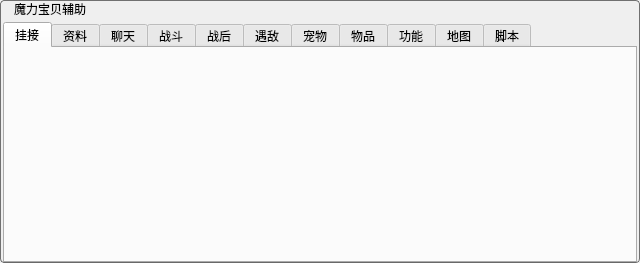
<?xml version="1.0" encoding="UTF-8"?>
<ui version="4.0">
 <class>MLAssistClass</class>
 <widget class="QWidget" name="MLAssistClass">
  <property name="geometry">
   <rect>
    <x>0</x>
    <y>0</y>
    <width>640</width>
    <height>263</height>
   </rect>
  </property>
  <property name="windowTitle">
   <string>MLAssist</string>
  </property>
  <property name="autoFillBackground">
   <bool>false</bool>
  </property>
  <property name="styleSheet">
   <string notr="true">QWidget#MLAssistClass{
	border: 1px solid  rgb(112, 112, 112);
	border-radius: 4px;
}
QScrollBar::vertical{width:7px;}
QScrollBar::horizontal{height:7px;}
QHeaderView::section 
{
	background-color: rgb(166,202,240);
	color: black;	
	border-right: 1px solid rgb(0, 0, 0);
}
QTableCornerButton::section{
	background-color:rgb(166,202,240);
}
QTableView
{
	selection-background-color:lightblue;
	selection-color:Black;
	background-color: rgb(255, 255, 225);
}
</string>
  </property>
  <layout class="QVBoxLayout" name="verticalLayout">
   <property name="leftMargin">
    <number>3</number>
   </property>
   <property name="topMargin">
    <number>2</number>
   </property>
   <property name="rightMargin">
    <number>3</number>
   </property>
   <property name="bottomMargin">
    <number>0</number>
   </property>
   <item>
    <widget class="QWidget" name="widget_title" native="true">
     <property name="maximumSize">
      <size>
       <width>16777215</width>
       <height>14</height>
      </size>
     </property>
     <layout class="QHBoxLayout" name="horizontalLayout">
      <property name="spacing">
       <number>6</number>
      </property>
      <property name="topMargin">
       <number>0</number>
      </property>
      <property name="rightMargin">
       <number>0</number>
      </property>
      <property name="bottomMargin">
       <number>0</number>
      </property>
      <item>
       <widget class="QLabel" name="label_title">
        <property name="text">
         <string>魔力宝贝辅助</string>
        </property>
       </widget>
      </item>
      <item>
       <spacer name="horizontalSpacer">
        <property name="orientation">
         <enum>Qt::Horizontal</enum>
        </property>
        <property name="sizeHint" stdset="0">
         <size>
          <width>700</width>
          <height>20</height>
         </size>
        </property>
       </spacer>
      </item>
      <item>
       <widget class="QPushButton" name="pushButton_min">
        <property name="minimumSize">
         <size>
          <width>14</width>
          <height>14</height>
         </size>
        </property>
        <property name="maximumSize">
         <size>
          <width>14</width>
          <height>14</height>
         </size>
        </property>
        <property name="text">
         <string/>
        </property>
        <property name="icon">
         <iconset resource="MLAssist.qrc">
          <normaloff>:/MLAssist/Resources/min.png</normaloff>:/MLAssist/Resources/min.png</iconset>
        </property>
        <property name="flat">
         <bool>true</bool>
        </property>
       </widget>
      </item>
      <item>
       <widget class="QPushButton" name="pushButton_close">
        <property name="minimumSize">
         <size>
          <width>14</width>
          <height>14</height>
         </size>
        </property>
        <property name="maximumSize">
         <size>
          <width>14</width>
          <height>14</height>
         </size>
        </property>
        <property name="styleSheet">
         <string notr="true">background-image: url(:/MLAssist/Resources/close.png);</string>
        </property>
        <property name="text">
         <string/>
        </property>
        <property name="icon">
         <iconset resource="MLAssist.qrc">
          <normaloff>:/MLAssist/Resources/close.png</normaloff>:/MLAssist/Resources/close.png</iconset>
        </property>
        <property name="flat">
         <bool>true</bool>
        </property>
       </widget>
      </item>
     </layout>
    </widget>
   </item>
   <item>
    <widget class="QTabWidget" name="tabWidget">
     <property name="currentIndex">
      <number>0</number>
     </property>
     <property name="usesScrollButtons">
      <bool>false</bool>
     </property>
     <widget class="AttachGameWnd" name="attachedWindget">
      <attribute name="title">
       <string>挂接</string>
      </attribute>
     </widget>
     <widget class="GameDataWgt" name="gameDataWgt">
      <attribute name="title">
       <string>资料</string>
      </attribute>
     </widget>
     <widget class="GameChatWgt" name="gameChatWgt">
      <attribute name="title">
       <string>聊天</string>
      </attribute>
     </widget>
     <widget class="GameBattleWgt" name="gameBattleWgt">
      <attribute name="title">
       <string>战斗</string>
      </attribute>
     </widget>
     <widget class="GamePostwar" name="gamePostwarWgt">
      <attribute name="title">
       <string>战后</string>
      </attribute>
     </widget>
     <widget class="GameBattleSetWgt" name="gameBattleSetWgt">
      <attribute name="title">
       <string>遇敌</string>
      </attribute>
     </widget>
     <widget class="GamePetWgt" name="gamePetWgt">
      <attribute name="title">
       <string>宠物</string>
      </attribute>
     </widget>
     <widget class="GameWorkWgt" name="gameWorkWgt">
      <attribute name="title">
       <string>物品</string>
      </attribute>
     </widget>
     <widget class="GameFunctionWgt" name="gameFuncWgt">
      <attribute name="title">
       <string>功能</string>
      </attribute>
     </widget>
     <widget class="GameMapWgt" name="mapWgt">
      <attribute name="title">
       <string>地图</string>
      </attribute>
     </widget>
     <widget class="GameLuaScriptWgt" name="gameLuaWgt">
      <attribute name="title">
       <string>脚本</string>
      </attribute>
     </widget>
    </widget>
   </item>
  </layout>
 </widget>
 <layoutdefault spacing="6" margin="11"/>
 <customwidgets>
  <customwidget>
   <class>AttachGameWnd</class>
   <extends>QWidget</extends>
   <header>AttachGameWnd.h</header>
   <container>1</container>
  </customwidget>
  <customwidget>
   <class>GameDataWgt</class>
   <extends>QWidget</extends>
   <header>GameDataWgt.h</header>
   <container>1</container>
  </customwidget>
  <customwidget>
   <class>GameWorkWgt</class>
   <extends>QWidget</extends>
   <header>GameWorkWgt.h</header>
   <container>1</container>
  </customwidget>
  <customwidget>
   <class>GameChatWgt</class>
   <extends>QWidget</extends>
   <header>GameChatWgt.h</header>
   <container>1</container>
  </customwidget>
  <customwidget>
   <class>GameFunctionWgt</class>
   <extends>QWidget</extends>
   <header>GameFunctionWgt.h</header>
   <container>1</container>
  </customwidget>
  <customwidget>
   <class>GameBattleWgt</class>
   <extends>QWidget</extends>
   <header>GameBattleWgt.h</header>
   <container>1</container>
  </customwidget>
  <customwidget>
   <class>GameBattleSetWgt</class>
   <extends>QWidget</extends>
   <header>GameBattleSetWgt.h</header>
   <container>1</container>
  </customwidget>
  <customwidget>
   <class>GamePostwar</class>
   <extends>QWidget</extends>
   <header>GamePostwar.h</header>
   <container>1</container>
  </customwidget>
  <customwidget>
   <class>GamePetWgt</class>
   <extends>QWidget</extends>
   <header>GamePetWgt.h</header>
   <container>1</container>
  </customwidget>
  <customwidget>
   <class>GameLuaScriptWgt</class>
   <extends>QWidget</extends>
   <header>GameLuaScriptWgt.h</header>
   <container>1</container>
  </customwidget>
  <customwidget>
   <class>GameMapWgt</class>
   <extends>QWidget</extends>
   <header>GameMapWgt.h</header>
   <container>1</container>
  </customwidget>
 </customwidgets>
 <resources>
  <include location="MLAssist.qrc"/>
 </resources>
 <connections/>
</ui>
